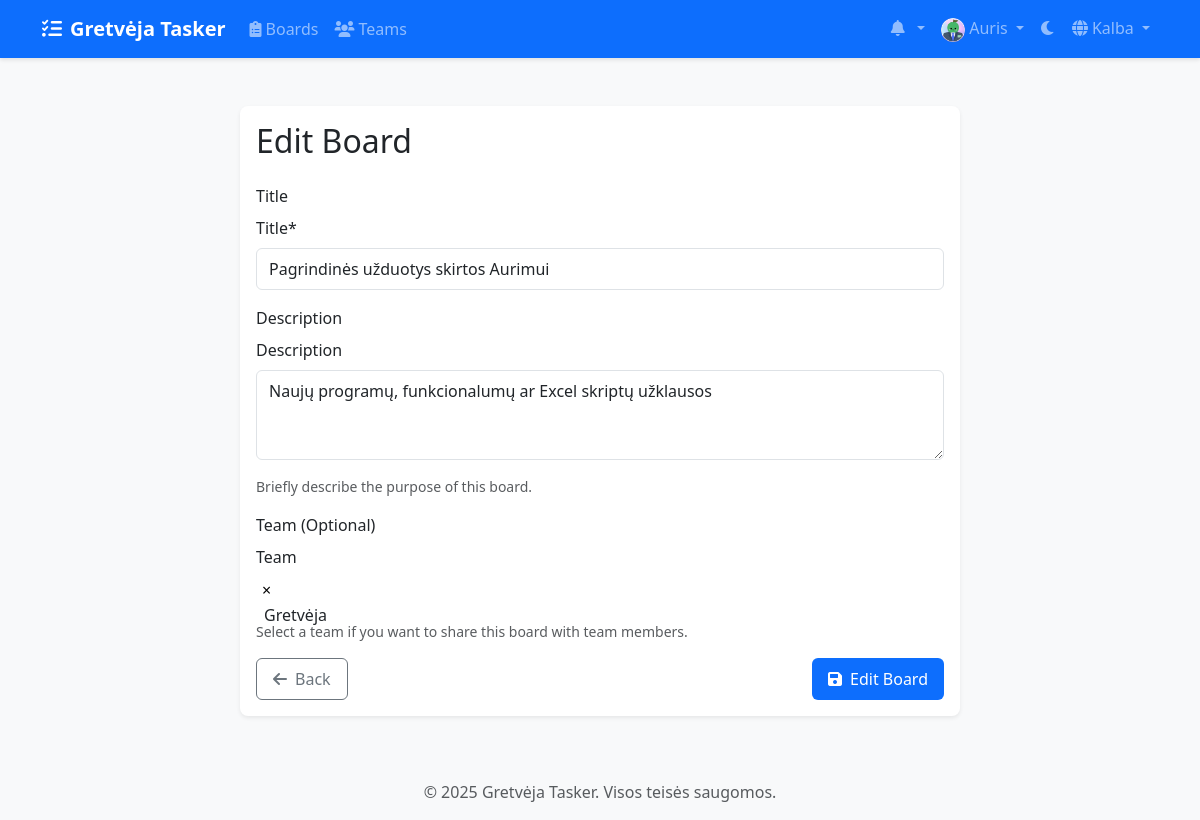
/lt/boards/2/edit/ (signed in), run on an earlier commit of the app's database.
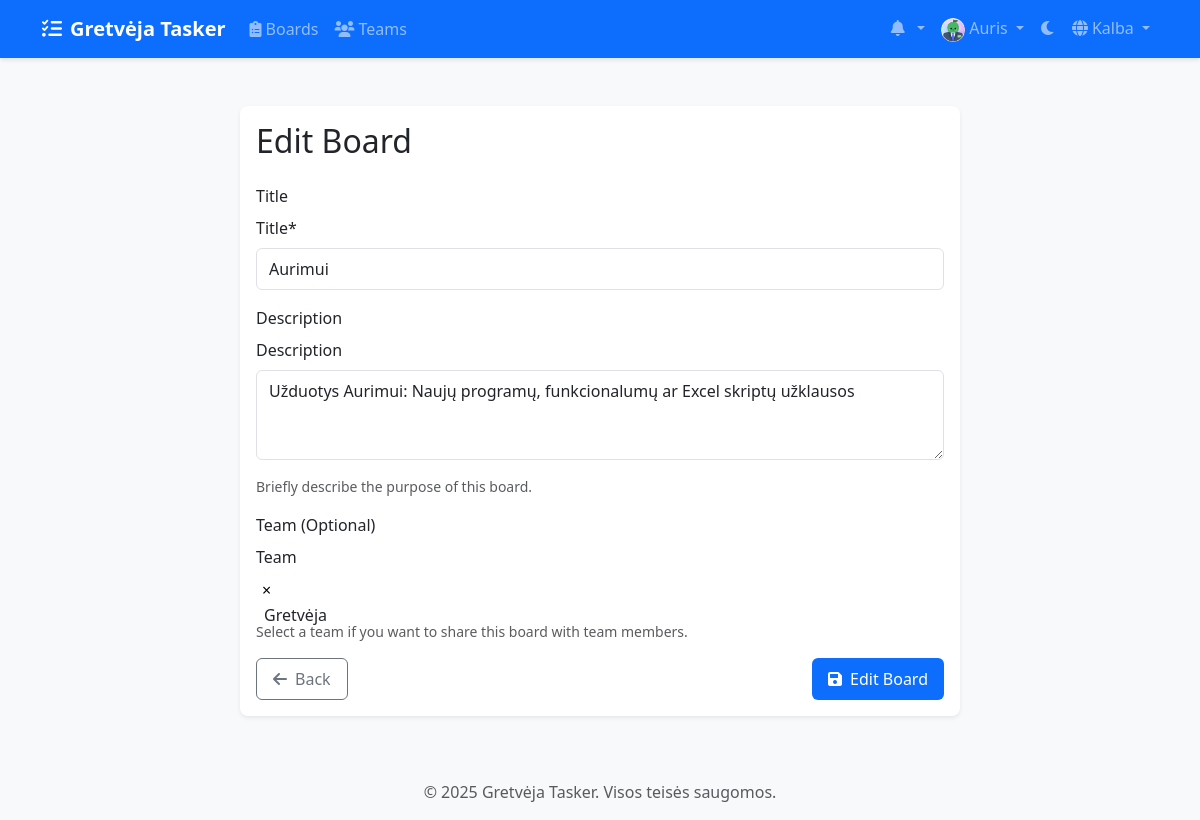
And on a later commit of the database.
### boards/models.py (models this page shows, shortened)
class Board(models.Model):
    title = models.CharField(max_length=200)
    description = models.TextField(blank=True)
    created_at = models.DateTimeField(auto_now_add=True)
    updated_at = models.DateTimeField(auto_now=True)
    owner = models.ForeignKey(
        settings.AUTH_USER_MODEL,
        on_delete=models.CASCADE,
        related_name='owned_boards'
    )
    team = models.ForeignKey(
        Team,
        on_delete=models.CASCADE,
        related_name='boards',
        null=True,
        blank=True
    )

### teams/models.py (models this page shows)
class Team(models.Model):
    name = models.CharField(max_length=100)
    description = models.TextField(blank=True)
    created_at = models.DateTimeField(auto_now_add=True)
    updated_at = models.DateTimeField(auto_now=True)
    owner = models.ForeignKey(
        settings.AUTH_USER_MODEL,
        on_delete=models.CASCADE,
        related_name='owned_teams'
    )
    members = models.ManyToManyField(
        settings.AUTH_USER_MODEL,
        through='TeamMembership',
        related_name='teams'
    )
    def __str__(self):
        return self.name

### boards/views/board_views.py (the view)
# urls.py: path('<int:board_id>/edit/', views.board_edit, name='board_edit'),
@login_required
def board_edit(request, board_id):
    board = get_object_or_404(Board, id=board_id)
    if not can_edit_board(request.user, board):
        messages.error(request, "You don't have permission to edit this board.")
        return redirect('boards:board_detail', board_id=board.id)
    if request.method == 'POST':
        form = BoardForm(request.POST, instance=board)
        if form.is_valid():
            form.save()
            messages.success(request, 'Board updated successfully.')
            return redirect('boards:board_detail', board_id=board.id)
    else:
        form = BoardForm(instance=board)
    return render(request, 'boards/board_form.html', {
        'form': form,
        'board': board,
        'title': 'Edit Board'
    })

### boards/forms.py
class BoardForm(forms.ModelForm):
    class Meta:
        model = Board
        fields = ['title', 'description', 'team']
        widgets = {
            'description': forms.Textarea(attrs={'rows': 3}),
        }

### boards/permissions.py (called while the page is built)
def can_edit_board(user, board):
    is_team_admin = board.team and board.team.teammembership_set.filter(
        user=user,
        role='admin'
    ).exists()
    return board.owner == user or is_team_admin

### templates/boards/board_form.html (shortened to what this page needs)
{% extends 'base.html' %}
{% load static %}
{% load crispy_forms_tags %}
{% block content %}
<div class="container py-4">
    <div class="row justify-content-center">
        <div class="col-md-8">
            <div class="card border-0 shadow-sm">
                <div class="card-body">
                    <h2 class="card-title mb-4">{{ title }}</h2>
                    <form method="post">
                        <div class="mb-3">
                            <label class="form-label">Title</label>
                            {{ form.title|as_crispy_field }}
                        </div>
                        <div class="mb-3">
                            <label class="form-label">Description</label>
                            {{ form.description|as_crispy_field }}
                            <div class="form-text text-muted">
                                Briefly describe the purpose of this board.
                            </div>
                        </div>
                        <div class="mb-3">
                            <label class="form-label">Team (Optional)</label>
                            {{ form.team|as_crispy_field }}
                            <div class="form-text text-muted">
                                Select a team if you want to share this board with team members.
                            </div>
                        </div>
                        <div class="d-flex justify-content-between">
                            <a href="{% url 'boards:board_list' %}" class="btn btn-outline-secondary">
                                <i class="fas fa-arrow-left me-2"></i>Back
                            </a>
                            <button type="submit" class="btn btn-primary">
                                <i class="fas fa-save me-2"></i>{{ title }}
                            </button>
                        </div>
                    </form>
                </div>
            </div>
        </div>
    </div>
</div>
{% endblock %}

What changed in the data, as far as the page shows it:
changed Board "Team": title "Pagrindinės užduotys skirtos Aurimui" → "Aurimui"; description "Naujų programų, funkcionalumų ar Excel skriptų užklausos" → "Užduotys Aurimui: Naujų programų, funkcionalumų ar Excel skriptų užklausos"
